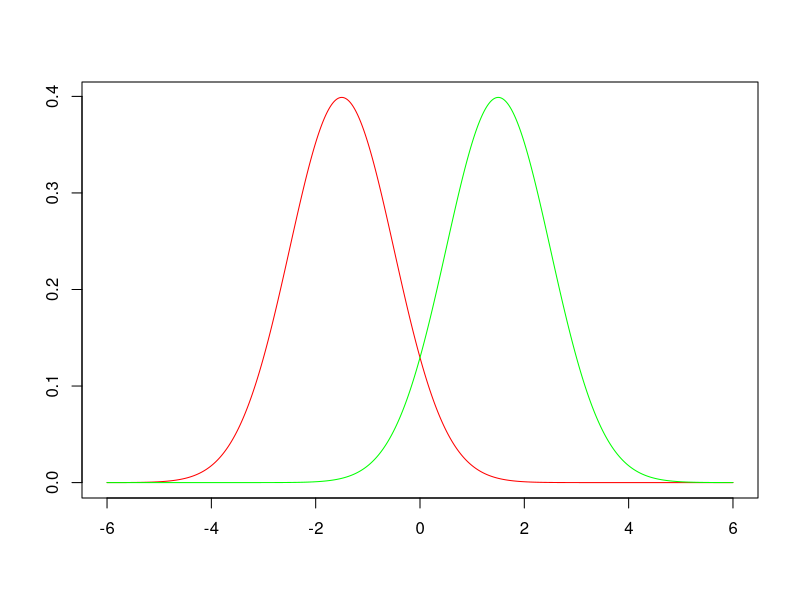

Here is the R script that generated this plot: (Note: this script raises an error after producing the figure.)
#To create the Normal Plots
x = seq(-6,6, by = 0.01)
plot(x,dnorm(x,-1.5,1),xlab = "", ylab = "", col = "red", type = "l")
lines(x,dnorm(x,1.5,1),col = "green")

#Example
x1 = c(3,2,4,1,5)
mean(x1)
x2 = c(6,5,4,5,5)
mean(x2)
sum((x1 - mean(x1))^2)
sum((x2 - mean(x2))^2)

#X = 2
2*3/1.5-9/1.5+log(0.5) #classifier for 1
2*5/1.5-25/1.5+log(10) #classifier for 2

#Posterior Probability pi_k = 0.5, mu1 = 3, mu2 = 5, sigma^2 = 1.5
#Assuming a normal distribution, 
#Probability of x = 2 in class 1
(0.5*dnorm(2,3,sqrt(1.5)))/(0.5*sum(dnorm(2,c(3,5),sqrt(1.5))))
#Probability of x = 2 in class 2
(0.5*dnorm(2,5,sqrt(1.5)))/(0.5*sum(dnorm(2,c(3,5),sqrt(1.5))))

x = c(x1,x2)
class.x = rep(c(1,2),each = 5)
(x = matrix(cbind(x,class.x),nrow = 10))
lda.posterior1 = .5*dnorm(x[,1],3,sqrt(1.5))/(.5*dnorm(x[,1],3,sqrt(1.5)) + .5*dnorm(x[,1],5,sqrt(1.5)))

lda.posterior2 = .5*dnorm(x[,1],5,sqrt(1.5))/(.5*dnorm(x[,1],3,sqrt(1.5)) + .5*dnorm(x[,1],5,sqrt(1.5)))

(lda.x = cbind(x,lda.posterior1,lda.posterior2))

library(MASS)
?lda 
lda.r = lda(class.x~x[,1])
pred.lda = predict(lda.r)
pred.lda
table(class.x,pred.lda$class)


#LDA for Breast Cancer
head(bc)
#Split the bc data set into training and test
set.seed(10)
sample <- sample.int(n = nrow(bc), 
                     size = floor(.75*nrow(bc)), 
                     replace = F)
train <- bc[sample,]
test  <- bc[-sample, ]
head(train)
bc.lda = lda(Class ~ Cell.size,data = train)
bc.lda
lda.pred = predict(bc.lda,test)
table(test$Class,lda.pred$class)
cbind(lda.pred$class,test$Cell.size)

#For more than one predictor
X = matrix(c(3,2,4,6,5,4,7,4,7,9,7,8),nrow = 6)
class.x = rep(c(1,2),each = 3)
(X = as.matrix(cbind(X,class.x)))

cov(X[1:3,1:2])
cov(X[4:6,1:2])

cov.x = matrix(c(1,1,1,2),nrow = 2)
library(mvtnorm)
posterior.lda1 = 0.5*dmvnorm(X[,1:2],mean = c(3,6), sigma = cov.x)/(0.5 *(dmvnorm(X[,1:2],mean = c(3,6), sigma = cov.x) + dmvnorm(X[,1:2],mean = c(5,8), sigma = cov.x)))
posterior.lda2 = 0.5*dmvnorm(X[,1:2],mean = c(5,8), sigma = cov.x)/(0.5 *(dmvnorm(X[,1:2],mean = c(3,6), sigma = cov.x) + dmvnorm(X[,1:2],mean = c(5,8), sigma = cov.x)))

cbind(X,round(posterior.lda1,3),round(posterior.lda2,3))

(lda.x2 = lda(class.x ~ X[,1:2]))
(pred.lda2 = predict(lda.x2))



bc.lda2 = lda(Class ~ Cell.size + Cl.thickness + Cell.shape,data = train)
bc.lda2
lda.pred2 = predict(bc.lda2,test)
table(test$Class,lda.pred2$class)
